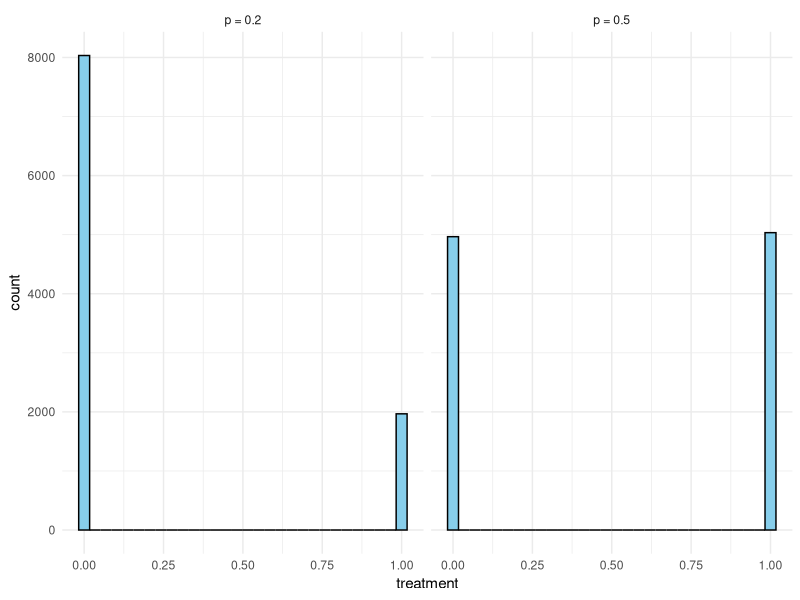
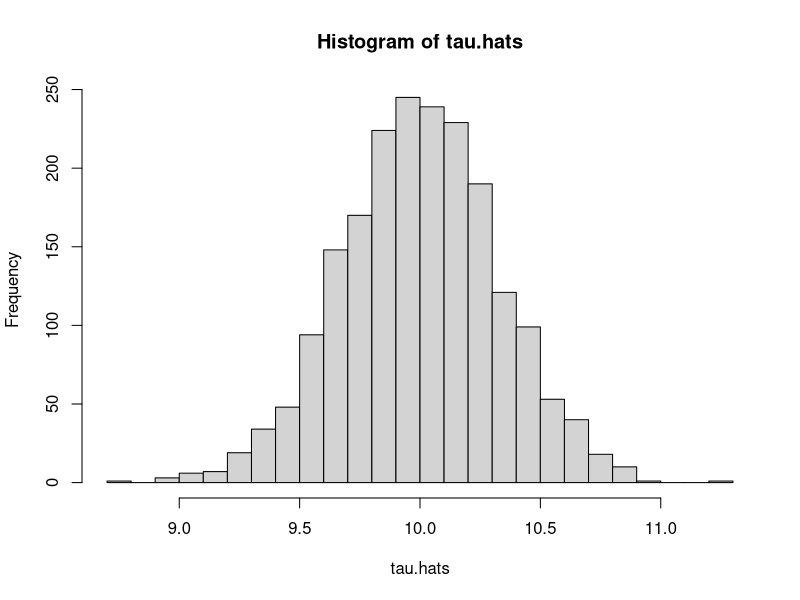
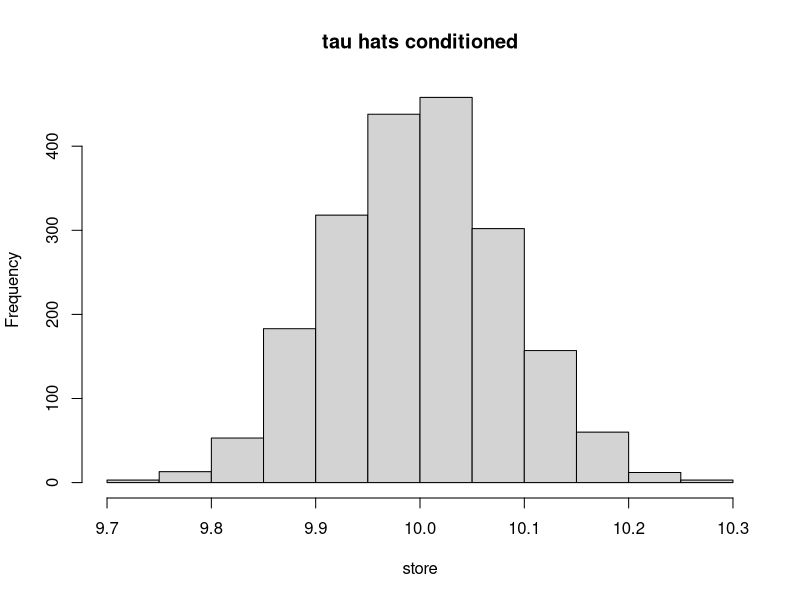
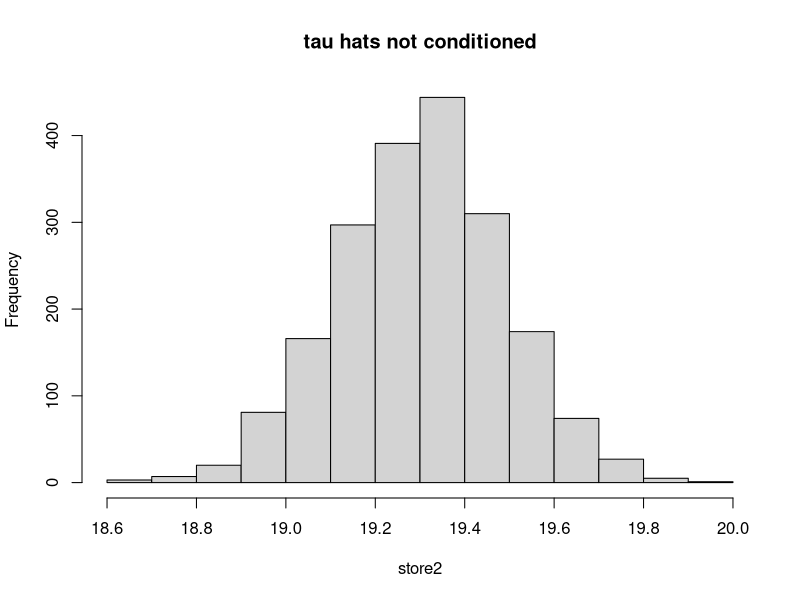
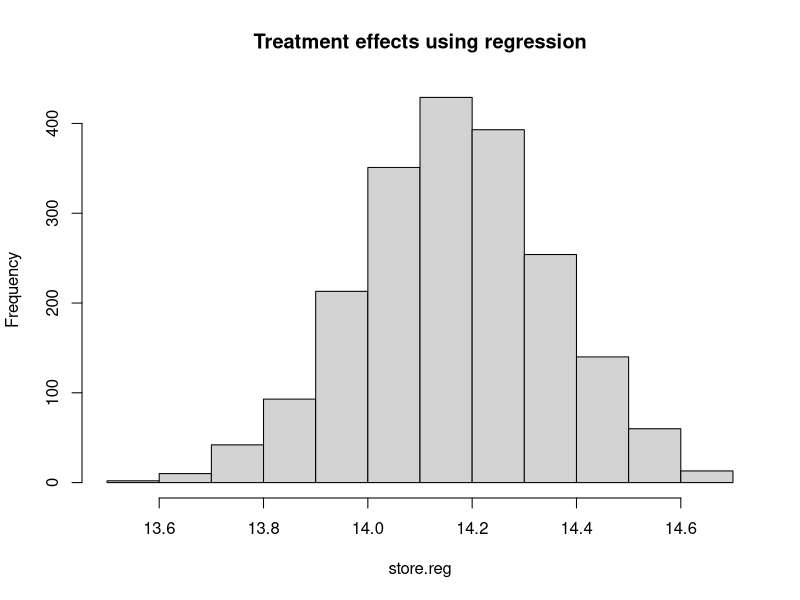

Here is the R script that generated these plots, in order:
## ---- chunk 1
# a bernoulli process of treatment assignment 

library(ggplot2)

fun_treat_assign  <- function(N, prob, treat.type){
    treatment  <- rbinom(N, size = 1, p = prob)
    dat  <- data.frame(treatment = treatment, type = treat.type)
    return(dat)
}
# p = 0.5 for each unit
dat1  <- fun_treat_assign(N = 10000, prob = 0.5, treat.type = "p = 0.5")
# p = 0.3 for each unit
dat2  <- fun_treat_assign(N = 10000, prob = 0.2, treat.type = "p = 0.2")

dat.assign  <- rbind(dat1, dat2) 

# plot
ggplot(dat.assign, aes(x = treatment)) + geom_histogram(fill= "skyblue", color = "black") + 
facet_wrap(~ type) + theme_minimal()


## ---- chunk 2
# create a function to estimate the treatment effects
fun_ATE  <- function(tau, N){
# @arg tau: true treatment effect
# @arg N:   sample size
# Return tau_hat: estimate of the treatment effect      
    gender  <- rbinom(N, size = 1, p = 0.5)
    race  <- rbinom(N, size = 1, p = 0.5)
    W  <- rbinom(N, size = 1, p = 0.5)    
    Y  <- 50 + tau * W  + gender * 5 + race * 10 + rnorm(n = N, mean = 5, sd = 5)

    tau_hat  <-  mean(Y[which(W == 1)]) - mean(Y[which(W == 0)]) 
    return(tau_hat)
}

# print treatment effect
print(paste("the ATE estimate is: ", fun_ATE(tau = 10, N = 2000)))


# run 2000 replications to get a distribution of tau_hats
reps  <-  2000
tau.hats  <- rep(0, reps)

for(i in 1:reps){
    tau.hats[i]  <- fun_ATE(tau = 10, N = 2000)
}

# histogram of tau hats
hist(tau.hats, breaks = 30)

# obtaining the standard error
print(paste("the mean of tau hats : ", mean(tau.hats)))
print(paste("the standard error of tau hats : ", sd(tau.hats)))

## ---- chunk 3
 fun_ATE2  <- function(N, tau){

# @arg tau: true treatment effect
# @arg N:   sample size
# Return tau_hat: estimate of the treatment effect using conditional randomness assumption   
# Return tau_hat2: estimate of the treatment effect wrongly using unconditional independence assumption
# Return reg_tau: estimate from conditioning using regression but from a misspecified model

    # create pseudo data
    gender  <- rbinom(N, size = 1, p = 0.5)
    race  <- rbinom(N, size = 1, p = 0.5)
    W  <- rbinom(N, size = 1, p = 0.2 + 0.4 * (gender > 0) + 0.2 * (race > 0))    
    Y  <- 40 + 10 * W  + gender * 2 + race * 5 + 25 * race * gender + rnorm(n = N, mean = 5, sd = 5)


    # female-Blacks
    tau_hat1  <-  mean(Y[which(W == 1 & gender == 1 & race == 1)]) - mean(Y[which(W == 0 & gender == 1 & race == 1)]) 
    w1  <- sum(gender == 1 & race == 1) / N

    # female-Whites
    tau_hat2  <-  mean(Y[which(W == 1 & gender == 1 & race == 0)]) - mean(Y[which(W == 0 & gender == 1 & race == 0)]) 
    w2  <- sum(gender == 1 & race == 0) / N

    # male-Blacks
    tau_hat3  <-  mean(Y[which(W == 1 & gender == 0 & race == 1)]) - mean(Y[which(W == 0 & gender == 0 & race == 1)]) 
    w3  <- sum(gender == 0 & race == 1) / N

    # male-Whites
    tau_hat4  <-  mean(Y[which(W == 1 & gender == 0 & race == 0)]) - mean(Y[which(W == 0 & gender == 0 & race == 0)]) 
    w4  <- sum(gender == 0 & race == 0) / N

    tau_hat  <- tau_hat1 * w1 + tau_hat2 * w2 + tau_hat3 * w3 + tau_hat4 * w4
    tau_hat2  <- mean(Y[W == 1]) - mean(Y[W == 0])

    # a mis-specified regression model
    reg  <- lm(Y ~ W + gender)
    reg_tau  <- coefficients(reg)[[2]]

    return(list(table(gender[W == 1]), table(race[W == 1]), tau_hat, tau_hat2, reg_tau))
}

ATE2_results  <- fun_ATE2(N = 20000, tau = 10)
print(paste(c("treated males: ", "treated females: ") , ATE2_results[[1]]))
print(paste(c("treated Whites: ", "treated Blacks: ") , ATE2_results[[2]])) 

print(paste("ATE conditioned on Xs is :", ATE2_results[[3]]))
print(paste("ATE not conditioned on Xs is :", ATE2_results[[4]]))


# get tau_hats from replications 

store  <- rep(0, reps) 
store2  <- store 
store.reg  <- store

for(i in 1:reps){
    ATE.results  <- fun_ATE2(N = 20000, tau = 10)
    store[i] <- ATE.results[[3]]
    store2[i]  <- ATE.results[[4]]
    store.reg[i]  <- ATE.results[[5]]
}

# histogram of tau_hat conditioned 
hist(store, main = "tau hats conditioned")
print(paste("The standard error from the conditioned approach is:", sd(store)))
hist(store2, main = "tau hats not conditioned")

## ---- chunk 4
print(paste("ATE estimated from misspecified regression model:", ATE2_results[[5]]))
print(paste("The standard error is:", sd(store.reg)))
hist(store.reg, main = "Treatment effects using regression")
